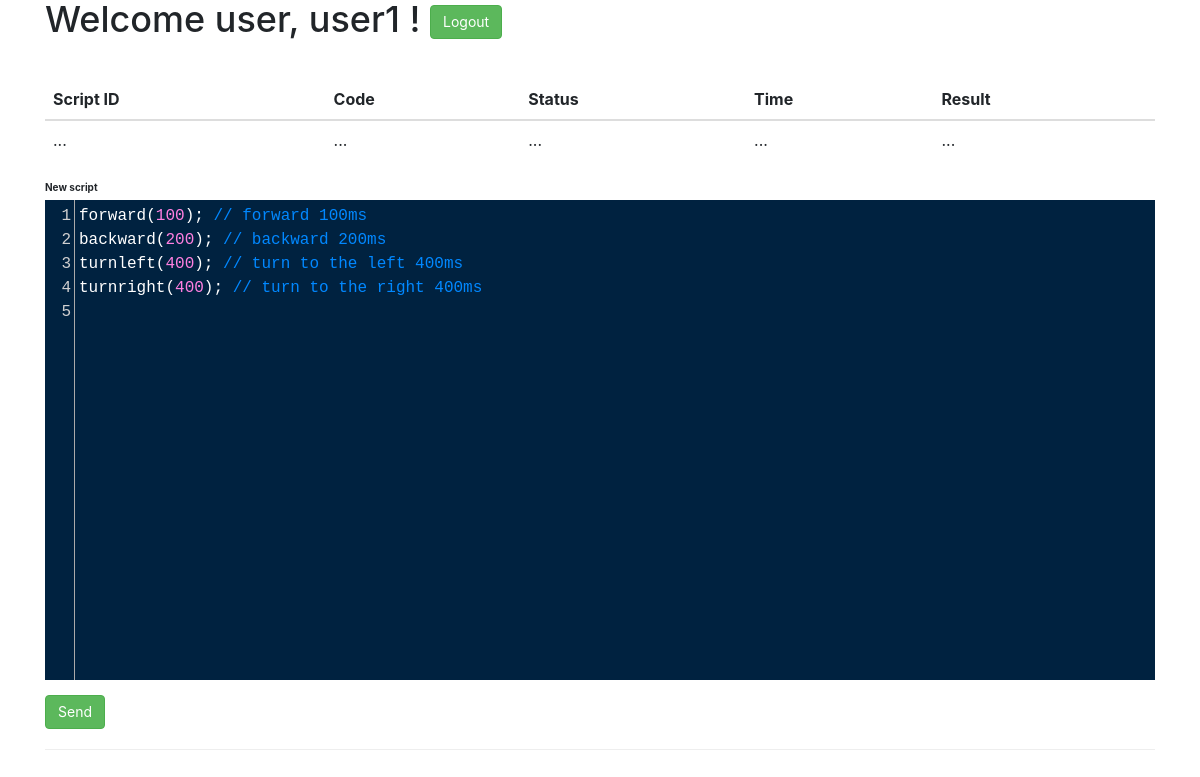
Page /user.php (signed in) on the earlier database version.
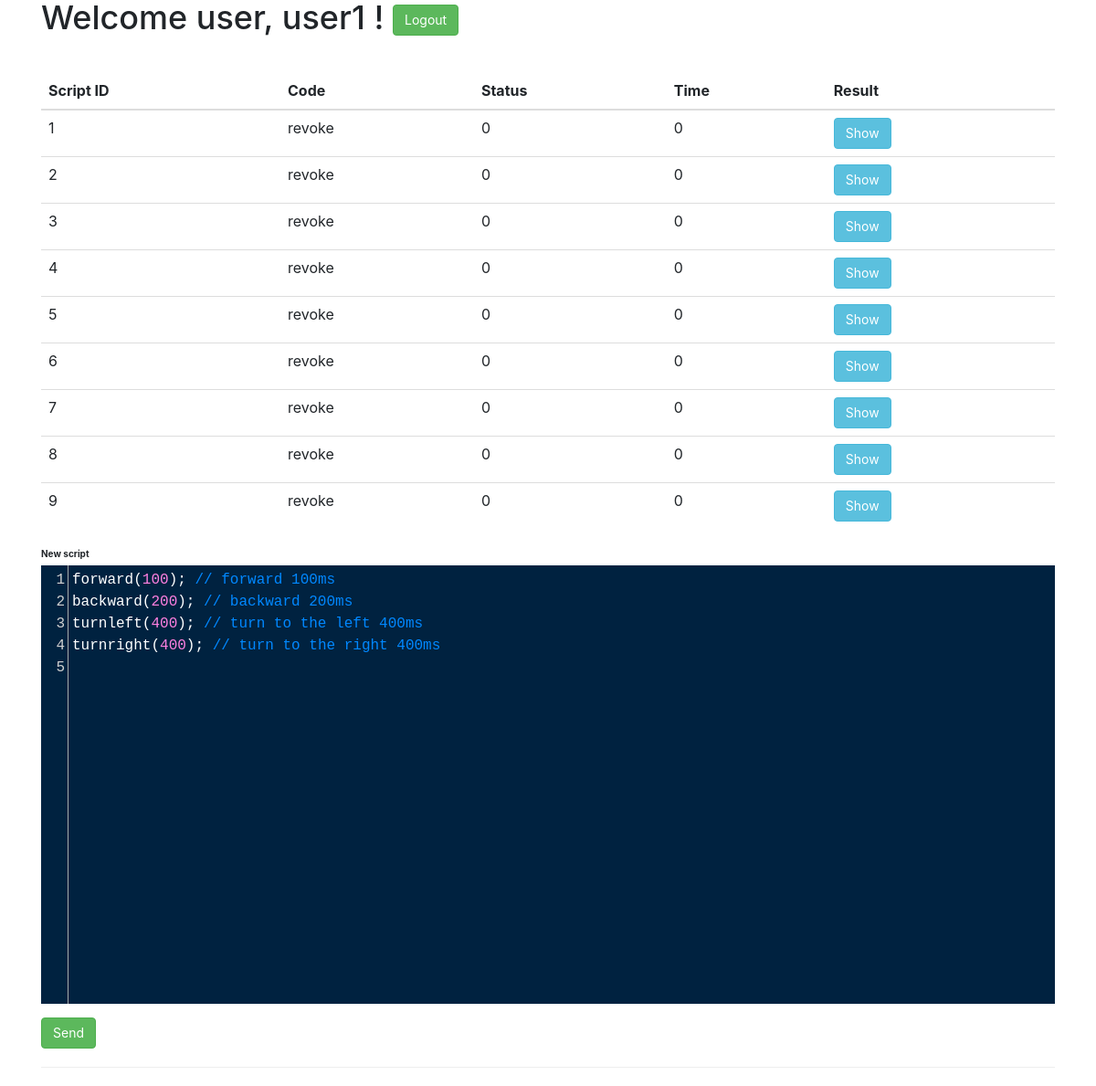
Same page on the later database version.
### tables this page shows
CREATE TABLE `users_scripts` (
  `id` int(4) NOT NULL,
  `userid` int(11) NOT NULL,
  `script` text NOT NULL,
  `status` varchar(255) NOT NULL,
  `time_exec` int(11) NOT NULL,
  `result` int(11) NOT NULL
);

### user.php (the view, shortened to what this page needs)
<?php
	$userid = $_SESSION['userid'];
	$conn = SLib::db_connection();
	$stmt = $conn->prepare('SELECT * FROM users WHERE id = ?');
	if($stmt->execute(array($userid))){
		if($row = $stmt->fetch()){
			$username = htmlspecialchars($row['login']);
		}
	}
?>
<html>
	<head>
		<link href="css/bootstrap.min.css" rel="stylesheet" />
		<link href="css/bootstrap-grid.min.css" rel="stylesheet" />
		<link href="css/bootstrap-reboot.min.css" rel="stylesheet" />
		<link href="CodeMirror/codemirror.css" rel="stylesheet" />
		<link href="CodeMirror/theme/cobalt.css" rel="stylesheet" />
	</head>
	<body>
	<div class="container">
		<h1>Welcome user, <?php echo $username; ?> !
			<form style="display: inline-block;" method="GET" action="logout.php"><input type="hidden" name="logout"/><button class="btn btn-success">Logout</button></form>
		</h1>
		<div class="table-responsive">
		  <table class="table">
			 <thead>
			  <tr>
				<th>Script ID</th>
				<th>Code</th>
				<th>Status</th>
				<th>Time</th>
				<th>Result</th>
			  </tr>
			</thead>
			<tbody>
			<?php
				$stmt = $conn->prepare('SELECT * FROM users_scripts WHERE userid = ?');
				if($stmt->execute(array($userid))){
					$i = 0;
					while($row = $stmt->fetch()){
						$scriptid = htmlspecialchars($row['id']);
						$status = $row['status'];
						$code = htmlspecialchars($row['script']);
						echo '
							<tr>
								<td>'.$scriptid.'</td>
								<td>'.htmlspecialchars($row['status']).'</td>
								<td>'.htmlspecialchars($row['time_exec']).'</td>
								<td>'.htmlspecialchars($row['result']).'</td>
								<td>
									<textarea id="scriptcode_'.$scriptid.'" style="display: none">'.$code.'</textarea>
									<button scriptid="'.$scriptid.'" class="btn btn-info show-code">Show</button>
									'.($status == 'wait' ? '<button scriptid='.$scriptid.' class="btn btn-danger revoke">Revoke the script</button>' : '').'
								</td>
							</tr>
						';
						$i++;
					}
					if($i == 0){
						echo '<tr>';
						echo '<td>...</td>';
						echo '<td>...</td>';
						echo '<td>...</td>';
						echo '<td>...</td>';
						echo '<td>...</td>';
						echo '</tr>';
					}
				}
			?>
			</tbody>
		  </table>
		</div>
		<div class="form-group row">
			<div class="col-xs-12">
				<label for="new_script_code">New script</label>
			</div>
		</div>
		<button class="btn btn-success" id="send_new_script">Send</button>
		<hr>
    </div>
	</body>
</html>

Differences in the rows shown:
added users_scripts: id "1", status "revoke", time_exec "0", result "0"
added users_scripts: id "2", status "revoke", time_exec "0", result "0"
added users_scripts: id "3", status "revoke", time_exec "0", result "0"
added users_scripts: id "4", status "revoke", time_exec "0", result "0"
added users_scripts: id "5", status "revoke", time_exec "0", result "0"
added users_scripts: id "6", status "revoke", time_exec "0", result "0"
added users_scripts: id "7", status "revoke", time_exec "0", result "0"
added users_scripts: id "8", status "revoke", time_exec "0", result "0"
added users_scripts: id "9", status "revoke", time_exec "0", result "0"
